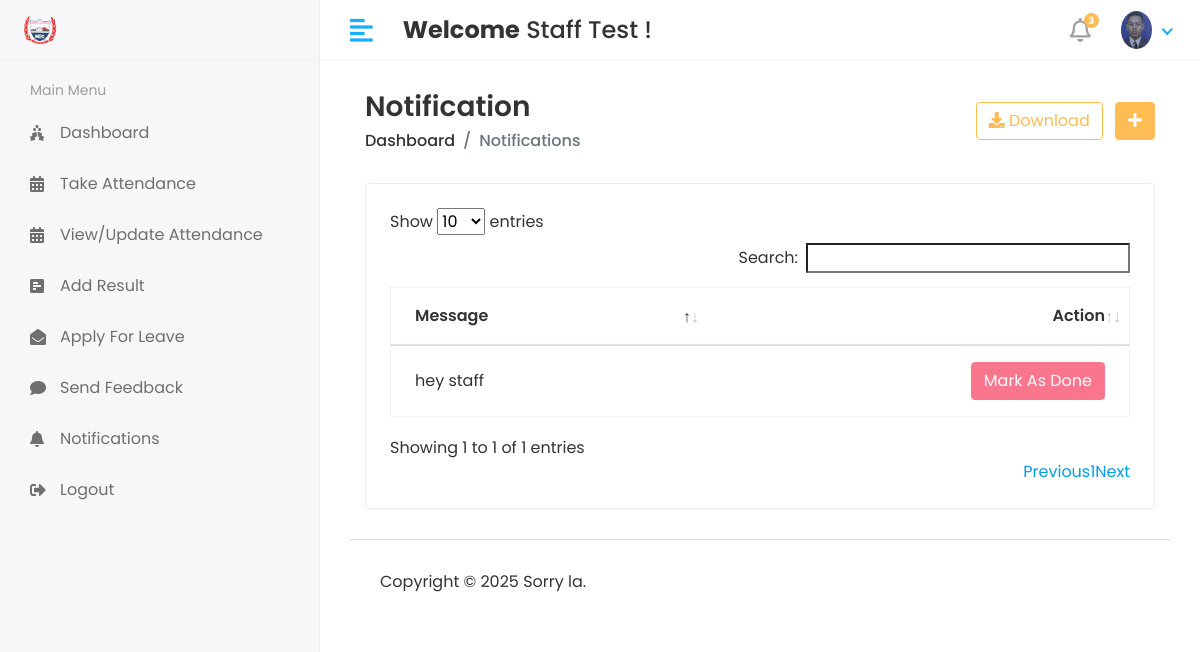
/staff/Notifications (signed in), run on an earlier commit of the app's database.
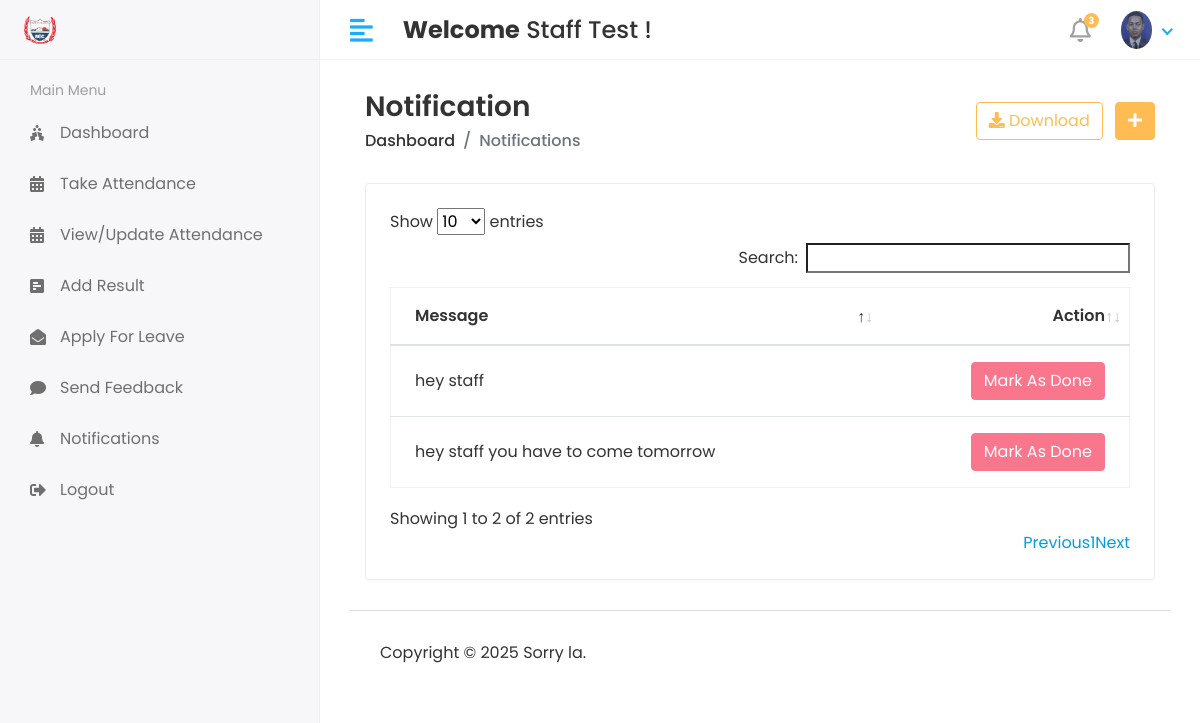
And on a later commit of the database.
### smsapp/models.py (models this page shows, shortened)
class Staff_Notification(models.Model):
    staff_id = models.ForeignKey(Staff,on_delete=models.CASCADE)
    message = models.TextField()
    created_at = models.DateTimeField(auto_now_add=True)
    status = models.IntegerField(null=True,default=0)

### studentmanagementsystem/staff_views.py (the view)
# urls.py: path('staff/Notifications', staff_views.NOTIFICATION, name='notifications'),
@login_required(login_url='/')
def NOTIFICATION(request):
    staff = Staff.objects.filter(admin = request.user.id)
    for i in staff:
        staff_id = i.id
        notification = Staff_Notification.objects.filter(staff_id = staff_id)
        context = {
            'notification':notification,
        }
    return render(request,'staff/notification.html',context)

### templates/staff/notification.html (shortened to what this page needs)
{% extends 'base.html' %}
{% block content %}
        <div class="content container-fluid">
               <div class="page-header">
                  <div class="row align-items-center">
                     <div class="col">
                        <h3 class="page-title">Notification</h3>
                        <ul class="breadcrumb">
                           <li class="breadcrumb-item"><a href="index.html">Dashboard</a></li>
                           <li class="breadcrumb-item active">Notifications</li>
                        </ul>
                     </div>
                     <div class="col-auto text-right float-right ml-auto">
                        <a href="#" class="btn btn-outline-primary mr-2"><i class="fas fa-download"></i> Download</a>
                        <a href="add-student.html" class="btn btn-primary"><i class="fas fa-plus"></i></a>
                     </div>
                  </div>
               </div>
               <div class="row">
                  <div class="col-sm-12">
                     <div class="card card-table">
                        <div class="card-body">
                           <div class="table-responsive">
                              <table id="table_id" class="table table-hover table-center mb-0 ">
                                 <thead>
                                    <tr>
                                       <th>Message</th>
                                       <th class="text-right">Action</th>
                                    </tr>
                                 </thead>
                                 <tbody>
                                 {% for i in notification %}
                                    <tr>
                                       <td>{{i.message}}</td>
                                       <td class="text-right">
                                       <div class="actions">
                                         {% if i.status == 0 %}
                                         <a href="{% url 'staff_notification_mark_as_done' status=i.id %}" class="btn btn-danger">Mark As Done</a>
                                         {% else %}
                                        <button class="btn btn-danger" disabled="disabled">Mark As Done</button>
                                         {% endif %}
                                       </div>
                                       </td>
                                    </tr>
                                 {% endfor %}
                                 </tbody>
                              </table>
                           </div>
                        </div>
                     </div>
                  </div>
               </div>
            </div>
{% endblock %}

What changed in the data, as far as the page shows it:
added Staff_Notification: message "hey staff you have to come tomorrow", status "Mark As Done"
Also different on the page:
text written by a page script: "Show entries Search: Showing 1 to 1 of 1 entries Previous 1 Next" → "Show entries Search: Showing 1 to 2 of 2 entries Previous 1 Next"
